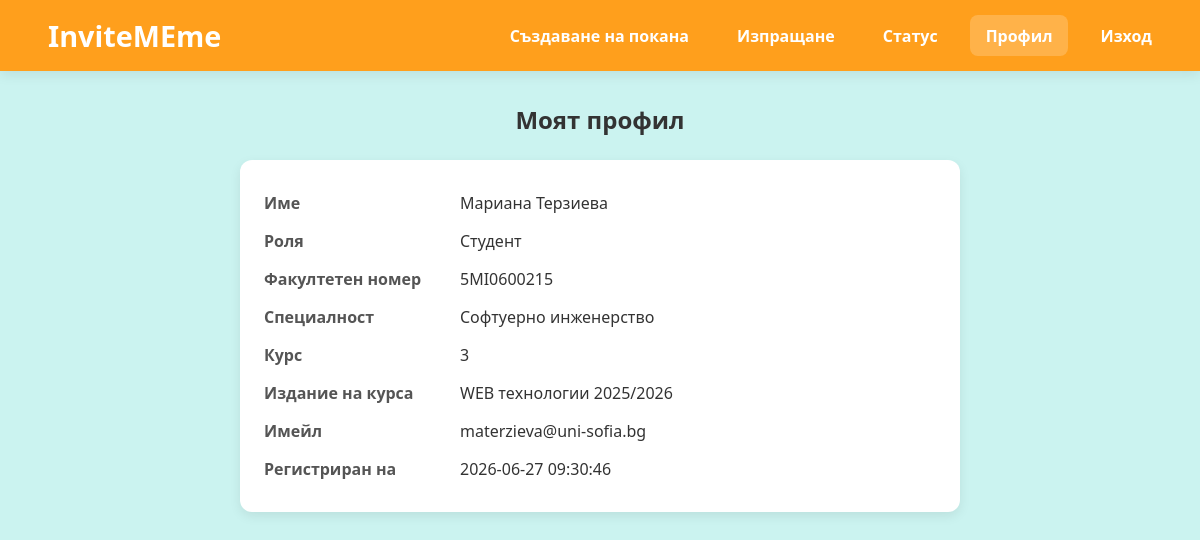
The app's page /profile.php (signed in) with its own data.
### tables this page shows
CREATE TABLE IF NOT EXISTS users (
    id INT AUTO_INCREMENT PRIMARY KEY,
    faculty_number VARCHAR(10) NULL UNIQUE,
    first_name VARCHAR(50) NOT NULL,
    last_name VARCHAR(50) NOT NULL,
    email VARCHAR(255) NOT NULL UNIQUE,
    password_hash VARCHAR(255) NOT NULL,
    role ENUM('student', 'teacher') DEFAULT 'student',
    major VARCHAR(100) NULL,
    study_year INT NULL,
    edition_id INT NULL,
    created_at TIMESTAMP DEFAULT CURRENT_TIMESTAMP,

    FOREIGN KEY (edition_id)
        REFERENCES course_editions(id)
);

CREATE TABLE IF NOT EXISTS course_editions (
    id INT AUTO_INCREMENT PRIMARY KEY,
    code VARCHAR(10) NOT NULL UNIQUE,
    title VARCHAR(100) NOT NULL,
    is_active BOOLEAN DEFAULT TRUE,
    facebook_url VARCHAR(255) NULL,
    moodle_url VARCHAR(255) NULL
);

### profile.php (the view, shortened to what this page needs)
<?php
$db = (new DatabaseConnection())->getConnection();
$stmt = $db->prepare('SELECT id, faculty_number, first_name, last_name, email, role, major, study_year, edition_id, created_at FROM users WHERE id = :id LIMIT 1');
$stmt->execute([':id' => $_SESSION['user_id']]);
$user = $stmt->fetch();
$fullName = trim(($user['first_name'] ?? '') . ' ' . ($user['last_name'] ?? ''));
$edition_stmt = $db->prepare('SELECT title FROM course_editions WHERE id = :eid');
$edition_stmt->execute([':eid' => $_SESSION['edition_id']]);
$edition_title = $edition_stmt->fetchColumn();
?>
<!DOCTYPE html>
<html lang="bg">
<head>
    <link rel="stylesheet" href="styles/home.css">
</head>
<body>
    <header>
        <div class="header-container">
            <div class="logo">
                <?php if ((($user['role'] ?? $_SESSION['role'] ?? '') === 'teacher')): ?>
                    <a id="home-link" href="home_teacher.php">InviteMEme</a>
                <?php else: ?>
                    <a id="home-link" href="home_student.php">InviteMEme</a>
                <?php endif; ?>
            </div>
            <nav>
                <ul>
                    <?php if ((($user['role'] ?? $_SESSION['role'] ?? '') === 'teacher')): ?>
                        <li><a href="create_template.php">Създаване на шаблон</a></li>
                        <li><a href="edit_templates.php">Управление на шаблони</a></li>
                        <li><a href="create_invitation.php">Създаване на покана</a></li>
                        <li><a href="profile.php" id="active-menu">Профил</a></li>
                        <li><a href="auth/logout.php">Изход</a></li>
                    <?php else: ?>
                        <li><a href="create_invitation.php">Създаване на покана</a></li>
                        <li><a href="send_invitation.php">Изпращане</a></li>
                        <li><a href="status.php">Статус</a></li>
                        <li><a href="profile.php" id="active-menu">Профил</a></li>
                        <li><a href="auth/logout.php">Изход</a></li>
                    <?php endif; ?>
                </ul>
            </nav>
        </div>
    </header>
    <main>
        <h2>Моят профил</h2>
        <div class="profile-card">
            <div class="profile-row">
                <div class="profile-key">Име</div>
                <div><?php echo htmlspecialchars($fullName); ?></div>
            </div>
            <?php
            $roleText = $user['role'];
            if ($roleText === 'student') {
                $roleText = 'Студент';
            } elseif ($roleText === 'teacher') {
                $roleText = 'Преподавател';
            }
            ?>
            <div class="profile-row">
                <div class="profile-key">Роля</div>
                <div><?php echo htmlspecialchars($roleText); ?></div>
            </div>
            <?php if ((($user['role'] ?? $_SESSION['role'] ?? '') === 'student')): ?>
                <div class="profile-row">
                    <div class="profile-key">Факултетен номер</div>
                    <div><?php echo htmlspecialchars($user['faculty_number'] ?? ''); ?></div>
                </div>
                <div class="profile-row">
                    <div class="profile-key">Специалност</div>
                    <div><?php echo htmlspecialchars($user['major'] ?? ''); ?></div>
                </div>
                <div class="profile-row">
                    <div class="profile-key">Курс</div>
                    <div><?php echo htmlspecialchars($user['study_year'] ?? ''); ?></div>
                </div>
                <div class="profile-row">
                    <div class="profile-key">Издание на курса</div>
                    <div><?php echo htmlspecialchars($edition_title ?? ''); ?></div>
                </div>
            <?php endif; ?>
            <div class="profile-row">
                <div class="profile-key">Имейл</div>
                <div><?php echo htmlspecialchars($user['email']); ?></div>
            </div>
            <div class="profile-row">
                <div class="profile-key">Регистриран на</div>
                <div><?php echo htmlspecialchars($user['created_at']); ?></div>
            </div>
        </div>
    </main>
</body>
</html>

### styles/home.css (style rules this page uses)
:root { --orange: #ff9f1c; --light-orange: #ffbf69; --white: #ffffff; --light-cyan: #cbf3f0; --turquoise: #2ec4b6; --shadow: 0 4px 12px rgba(0, 0, 0, 0.08); }
* { margin: 0; padding: 0; box-sizing: border-box; }
body { font-family: "Segoe UI", sans-serif; background-color: var(--light-cyan); color: #333; }
header { background: var(--orange); color: white; padding: 1rem 2rem; box-shadow: var(--shadow); }
.header-container { display: flex; justify-content: space-between; align-items: center; }
.logo { font-size: 1.8rem; font-weight: bold; }
nav ul { list-style: none; display: flex; gap: 1rem; }
nav a, #home-link { text-decoration: none; color: white; font-weight: 600; padding: 0.6rem 1rem; border-radius: 8px; transition: 0.3s; }
nav a:hover, #active-menu { background-color: rgba(255, 255, 255, 0.2); }
main { max-width: 1200px; margin: 2rem auto; padding: 0 1rem; }

### profile.php (style rules this page uses)
.profile-card { background: #fff; padding: 1.5rem; border-radius: 12px; box-shadow: 0 4px 12px rgba(0, 0, 0, 0.08); max-width: 720px; margin: 1rem auto; }
.profile-row { display: flex; gap: 1rem; padding: .5rem 0; }
.profile-key { width: 180px; font-weight: 700; color: #555; }
h2 { text-align: center; margin-bottom: 1.5rem; color: #333; }

### records on screen
users: fullName "Мариана Терзиева", role "Студент", faculty_number "5MI0600215", major "Софтуерно инженерство", study_year "3", email "materzieva@uni-sofia.bg", created_at "2026-06-27 09:30:46"
course_editions: title "WEB технологии 2025/2026"
